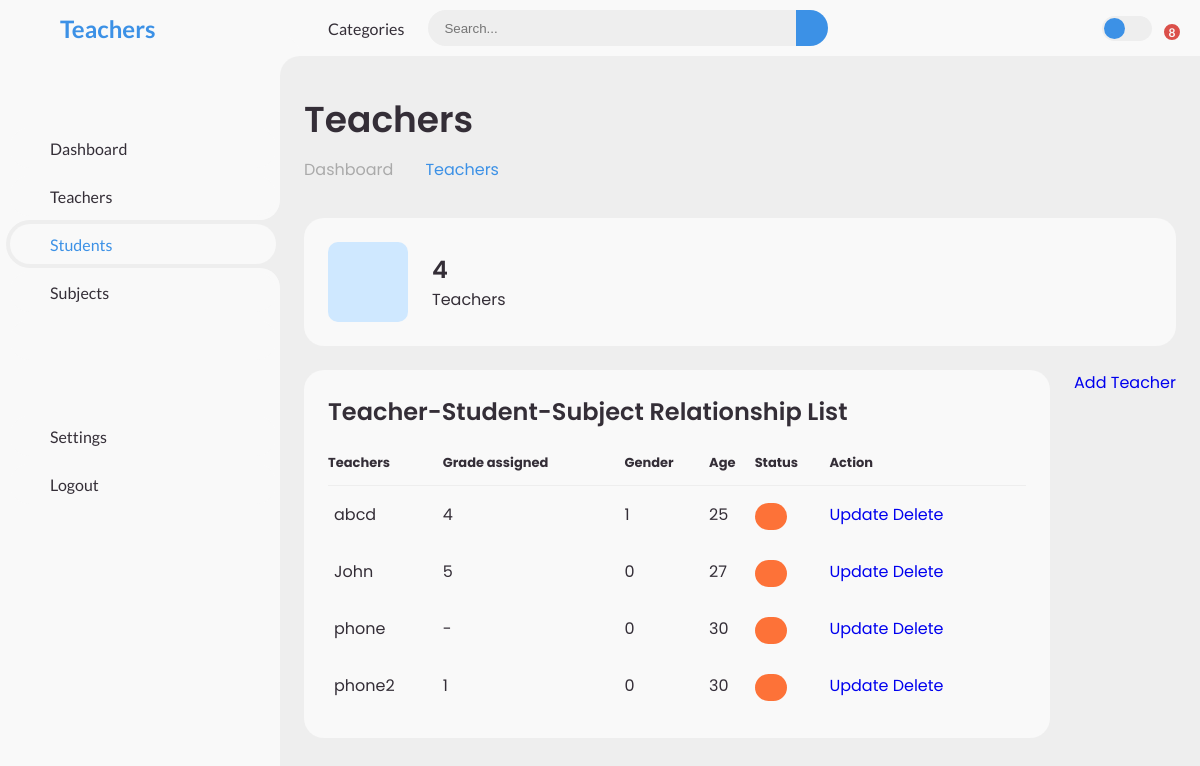
Before: /teachers/ with the older database file.
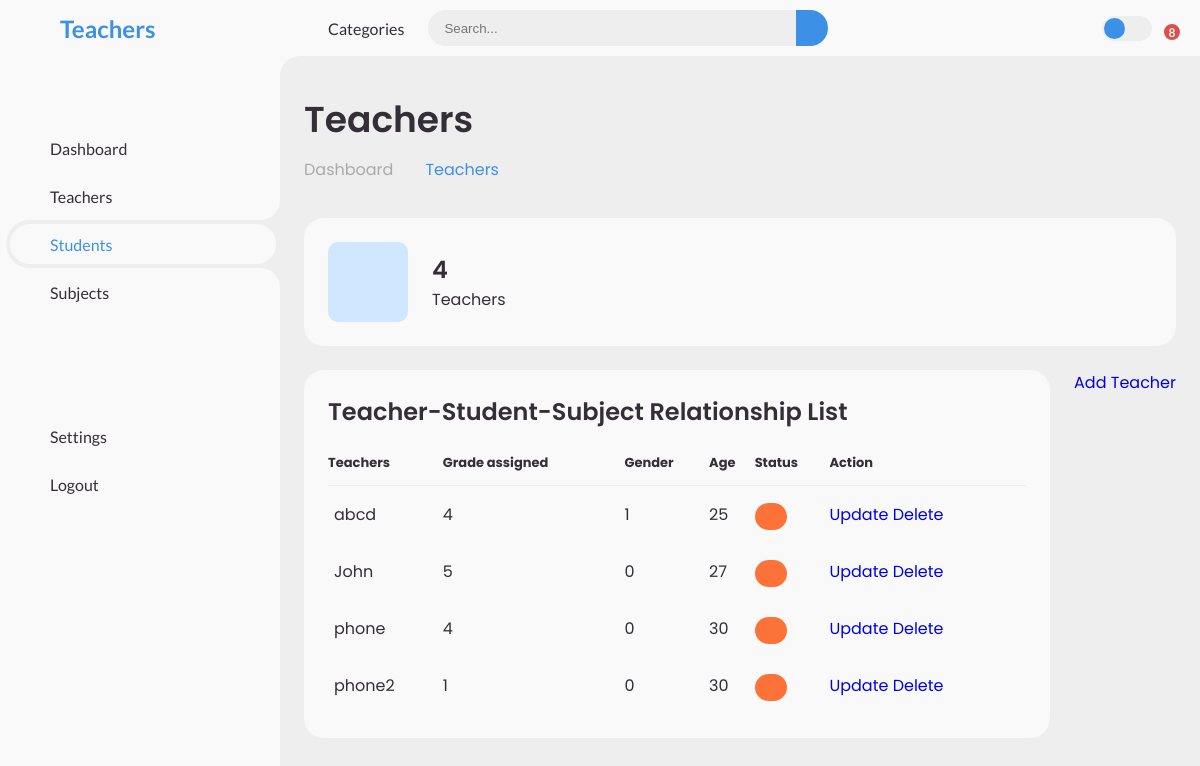
After: the same page with the newer database file.
### playground/models.py (models this page shows, shortened)
class Teacher(models.Model):
    name = models.CharField(max_length=100)
    GENDER_CHOICES = (
    ('M', 'Male'),
    ('F', 'Female'),
    )
    gender = models.CharField(choices=GENDER_CHOICES, max_length=1)
    age = models.PositiveSmallIntegerField()
    grade_assigned = models.CharField(max_length=30, default='-')
    subjects = models.ManyToManyField(Subject, blank=True)
    students = models.ManyToManyField('Student', blank=True)

### playground/views.py (the view)
# urls.py: path('teachers/', views.teachers_view, name='teachers'),
def teachers_view(request):
    teachers = Teacher.objects.all()
    return render(request, 'teacher.html', {'teachers': teachers})

### playground/templates/teacher.html (shortened to what this page needs)
<!DOCTYPE html>
<html lang="en">
  <head>
    {% load static %}
    <link rel="stylesheet" href="{% static 'style.css' %}" />
  </head>
  <body>
    <section id="sidebar">
      <a href="{% url 'teachers' %}" class="brand">
        <span class="text">Teachers</span>
      </a>
      <ul class="side-menu top">
        <li>
          <a href="{% url 'dashboard' %}">
            <span class="text">Dashboard</span>
          </a>
        </li>
        <li>
          <a href="{% url 'teachers' %}">
            <span class="text">Teachers</span>
          </a>
        </li>
        <li class="active">
          <a href="{% url 'students' %}">
            <span class="text">Students</span>
          </a>
        </li>
        <li>
          <a href="{% url 'subjects' %}">
            <span class="text">Subjects</span>
          </a>
        </li>
        <li>
          <a href="#">
          </a>
        </li>
      </ul>
      <ul class="side-menu">
        <li>
          <a href="#">
            <span class="text">Settings</span>
          </a>
        </li>
        <li>
          <a href="{% url 'signout' %}">
            <span class="text">Logout</span>
          </a>
        </li>
      </ul>
    </section>
    <section id="content">
      <nav>
        <a href="#" class="nav-link">Categories</a>
        <form action="#">
          <div class="form-input">
            <input type="search" placeholder="Search..." />
            <button type="submit" class="search-btn">
            </button>
          </div>
        </form>
        <label for="switch-mode" class="switch-mode"></label>
        <a href="#" class="notification">
          <span class="num">8</span>
        </a>
      </nav>
      <main>
        <div class="head-title">
          <div class="left">
            <h1>Teachers</h1>
            <ul class="breadcrumb">
              <li>
                <a href="{% url 'dashboard' %}">Dashboard</a>
              </li>
              <li>
                <a class="active" href="{% url 'teachers'%}">Teachers</a>
              </li>
            </ul>
          </div>
        </div>
        <ul class="box-info">
          <li>
            <i class="bx bxs-group"></i>
            <span class="text">
              <h3>{{ teachers.count }}</h3>
              <p>Teachers</p>
            </span>
          </li>
        </ul>
        <div class="table-data">
          <div class="order">
            <div class="head">
              <h3>Teacher-Student-Subject Relationship List</h3>
            </div>
            <table>
              <thead>
                <tr>
                  <th>Teachers</th>
                  <th>Grade assigned</th>
                  <th>Gender</th>
                  <th>Age</th>
                  <th>Status</th>
                  <th>Action</th>
                </tr>
              </thead>
              <tbody>
                {% for teacher in teachers %}
                <tr>
                  <td>
                    <p>{{ teacher.name }}</p>
                  </td>
                  <td>{{ teacher.grade_assigned }}</td>
                  <td>{{ teacher.gender }}</td>
                  <td>{{ teacher.age }}</td>
                  <td>
                    <span
                      class="status {% if teacher.status == 'active' %}completed{% else %}pending{% endif %}"
                      >{{ teacher.status }}</span>
                  </td>
                  <td>
                    <a href="{% url 'update_teacher' teacher.name %}" class="btn-update">Update</a>
                    <a href="{% url 'delete_teacher' teacher.name %}" class="btn-delete">Delete</a>
                  </td>
                </tr>
                {% endfor %}
              </tbody>
            </table>
          </div>
          <a href="{% url 'add_teacher' %}" class="btn-add">Add Teacher</a>
        </div>
      </main>
    </section>
  </body>
</html>

Changed rows visible on the page:
changed Teacher "phone": grade_assigned "-" → "4"
